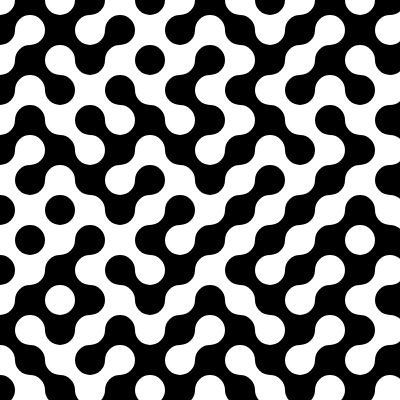
Frame 1 (no input)
Frame 60 (no input): identical to frame 1, image omitted
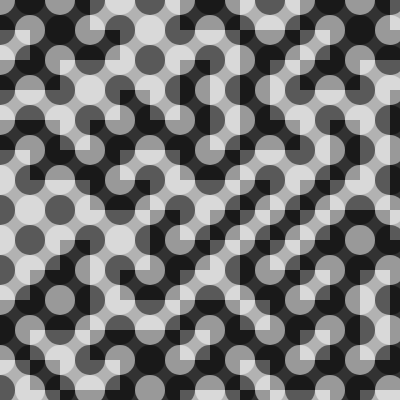
Frame 120 (the mouse pressed at the canvas centre since frame 60)

The p5.js sketch that drew these frames (run headless with seeded random() and noise() and a simulated clock; from frame 60 on, the mouse is pressed at the canvas centre):

// p5.js sketch
// ── sketch.js
// https://editor.p5js.org/jht1493/sketches/4G63C6hW7
// Truchet Vamoss rect circle
// !!@ p5js erroriously complains that width is redefined when it's not

let a_arr = [];
let a_len = 30;

function setup() {
  createCanvas(400, 400);
  noStroke();

  for (let x = 0; x < width; x += a_len) {
    for (let y = 0; y < height; y += a_len) {
      a_arr.push(floor(random(2)));
    }
  }
}

function draw() {
  background(100);

  let alpha1 = map(mouseX, 0, width, 255, 0);
  let alpha2 = map(mouseY, 0, height, 255, 0);

  let index = 0;
  for (let x = 0; x < width; x += a_len) {
    for (let y = 0; y < height; y += a_len) {
      let fillc = a_arr[index] == 0 ? 255 : 0;
      fill(fillc, alpha2);
      rect(x, y, a_len, a_len);
      index++;
    }
  }

  for (let x = 0, ix = 0; x < width; x += a_len, ix++) {
    for (let y = 0, iy = 0; y < height; y += a_len, iy++) {
      let fillc = (ix + iy) % 2 == 0 ? 255 : 0;
      fill(fillc, alpha1);
      circle(x, y, a_len);
    }
  }
}

// https://editor.p5js.org/jht1493/sketches/lhI9E2O7P
// https://openprocessing.org/sketch/1354815/
// Truchet in p5js by Vamoss
